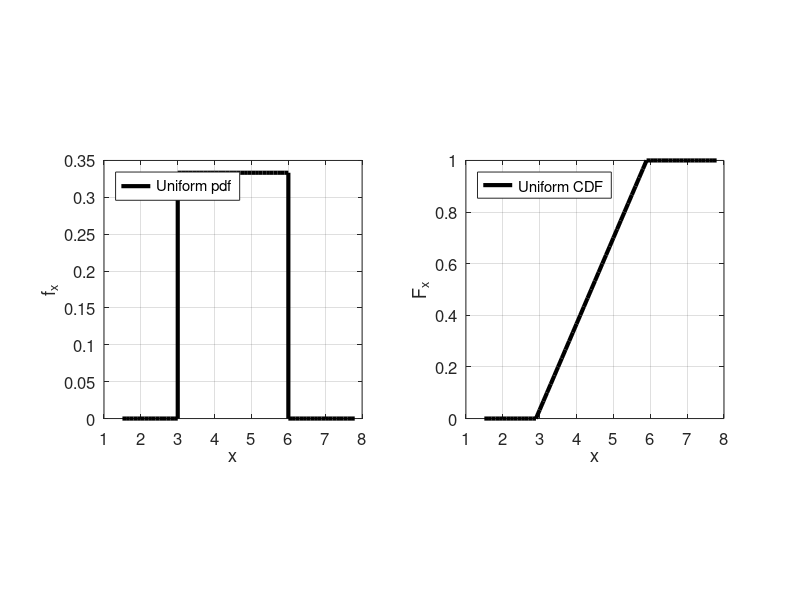

MATLAB code to generate this figure:
%% Initialisation of the workspace
clear % the "clear" command clear the workspace (imporant to clean the memory)
clc   % the "clc" clear the window command from previous command (only visual)

a = 3;     % Definition of the first extreme
b = 6;     % Definition of the second extreme


%% Plotting uniform distribution
figure(1)

% Subplot for the pdf
subplot(1,2,1)
% Coding of the interval of interest
dx = 0.1;
x = a/2:dx:b*1.3;   % This defines a vector with internaval dx

% Preallocation of the memory to speed up for loops
y = zeros(length(x),1); 

% Population of the y vector
for i=1:length(x)
    if x(i)<a
        y(i) = 0;
    elseif x(i) <b
        y(i) = 1/(b-a);
    else
        y(i) = 0;
    end
end

stairs(x,y,'k','linewidth',3); %it plots y defined on x, color black ('k') and linewidth 3
xlabel('x'); %it defines the label of the x axis
ylabel('f_x'); %it defines the label of the y axis
legend({'Uniform pdf'},'location','northwest'); %it defines the item of the legend
grid on; %it applies the grid to the plot
axis square
set(gca,'fontsize',12)
%%

% Subplot for the CDF
subplot(1,2,2)

plot(x,cumsum(y).*dx,'k','linewidth',3); %it plots y defined on x, color black ('k') and linewidth 3
cumsum = cumsum(y).*dx;
xlabel('x'); %it defines the label of the x axis
ylabel('F_x'); %it defines the label of the y axis
legend({'Uniform CDF'},'location','northwest'); %it defines the item of the legend
grid on; %it applies the grid to the plot
axis square
set(gca,'fontsize',12)